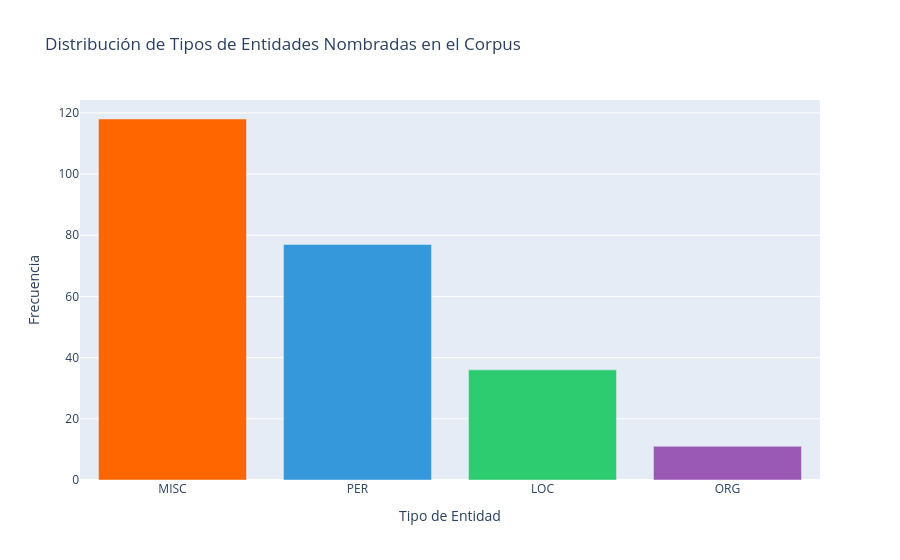

Notebook code cell kept with this figure:
### Code cell
# === Visualización de distribución de tipos de entidad ===
ent_type_counts = Counter()
for text in textos:
    doc = nlp(text)
    for ent in doc.ents:
        ent_type_counts[ent.label_] += 1

fig = px.bar(
    x=list(ent_type_counts.keys()),
    y=list(ent_type_counts.values()),
    color=list(ent_type_counts.keys()),
    color_discrete_sequence=['#FF6600', '#3498db', '#2ecc71', '#9b59b6', '#e74c3c'],
    title='Distribución de Tipos de Entidades Nombradas en el Corpus',
    labels={'x': 'Tipo de Entidad', 'y': 'Frecuencia'}
)
fig.update_layout(showlegend=False)
fig.show()

# Top-5 entidades por tipo
print("\nTop-5 entidades por categoría:")
for label in ['PER', 'ORG', 'LOC', 'MISC']:
    if ent_by_type[label]:
        top5 = ent_by_type[label].most_common(5)
        print(f"\n  {label}:")
        for name, count in top5:
            print(f"    {name:20s} → {count} menciones")

### Figure 1 — Plotly figure (JSON) as saved in the notebook; plotly's stock layout.template omitted (floating-point values rounded to 4 significant figures)
{"data": [{"hovertemplate": "color=MISC<br>Tipo de Entidad=%{x}<br>Frecuencia=%{y}<extra></extra>", "legendgroup": "MISC", "marker": {"color": "#FF6600", "pattern": {"shape": ""}}, "name": "MISC", "orientation": "v", "showlegend": true, "textposition": "auto", "type": "bar", "x": ["MISC"], "xaxis": "x", "y": [118], "yaxis": "y"}, {"hovertemplate": "color=PER<br>Tipo de Entidad=%{x}<br>Frecuencia=%{y}<extra></extra>", "legendgroup": "PER", "marker": {"color": "#3498db", "pattern": {"shape": ""}}, "name": "PER", "orientation": "v", "showlegend": true, "textposition": "auto", "type": "bar", "x": ["PER"], "xaxis": "x", "y": [77], "yaxis": "y"}, {"hovertemplate": "color=LOC<br>Tipo de Entidad=%{x}<br>Frecuencia=%{y}<extra></extra>", "legendgroup": "LOC", "marker": {"color": "#2ecc71", "pattern": {"shape": ""}}, "name": "LOC", "orientation": "v", "showlegend": true, "textposition": "auto", "type": "bar", "x": ["LOC"], "xaxis": "x", "y": [36], "yaxis": "y"}, {"hovertemplate": "color=ORG<br>Tipo de Entidad=%{x}<br>Frecuencia=%{y}<extra></extra>", "legendgroup": "ORG", "marker": {"color": "#9b59b6", "pattern": {"shape": ""}}, "name": "ORG", "orientation": "v", "showlegend": true, "textposition": "auto", "type": "bar", "x": ["ORG"], "xaxis": "x", "y": [11], "yaxis": "y"}], "layout": {"barmode": "relative", "legend": {"title": {"text": "color"}, "tracegroupgap": 0}, "showlegend": false, "title": {"text": "Distribución de Tipos de Entidades Nombradas en el Corpus"}, "xaxis": {"anchor": "y", "domain": [0, 1], "title": {"text": "Tipo de Entidad"}}, "yaxis": {"anchor": "x", "domain": [0, 1], "title": {"text": "Frecuencia"}}}}
